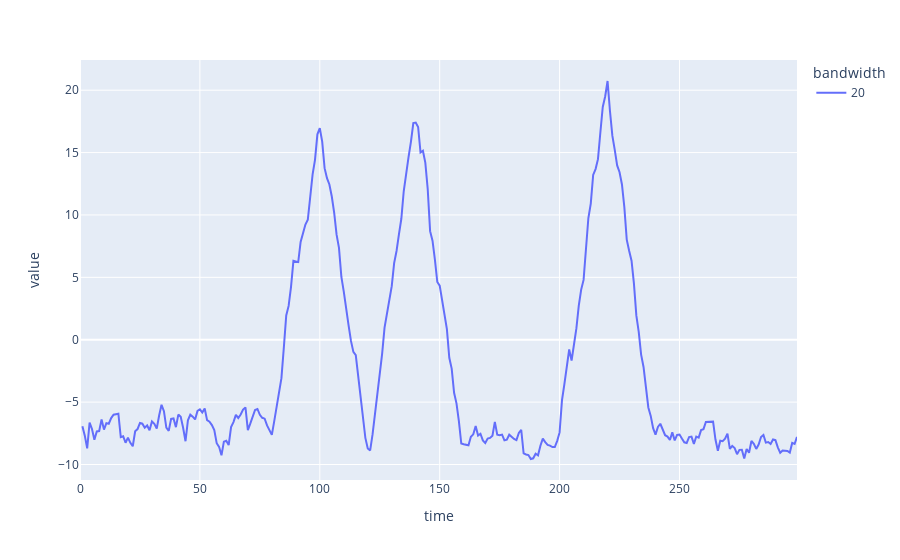

Notebook cell for this chart:
### Code cell
px.line(detection_scores)

### Figure 1 — Plotly figure (JSON) as saved in the notebook; plotly's stock layout.template omitted (floating-point values rounded to 4 significant figures; data arrays with more than 128 entries replaced by an {"elided": "..."} marker saying what was removed)
{"data": [{"hovertemplate": "bandwidth=20<br>time=%{x}<br>value=%{y}<extra></extra>", "legendgroup": "20", "line": {"color": "#636efa", "dash": "solid"}, "marker": {"symbol": "circle"}, "mode": "lines", "name": "20", "orientation": "v", "showlegend": true, "type": "scatter", "x": {"elided": "300 int values"}, "xaxis": "x", "y": {"elided": "300 float values"}, "yaxis": "y"}], "layout": {"legend": {"title": {"text": "bandwidth"}, "tracegroupgap": 0}, "margin": {"t": 60}, "xaxis": {"anchor": "y", "domain": [0, 1], "title": {"text": "time"}}, "yaxis": {"anchor": "x", "domain": [0, 1], "title": {"text": "value"}}}}
